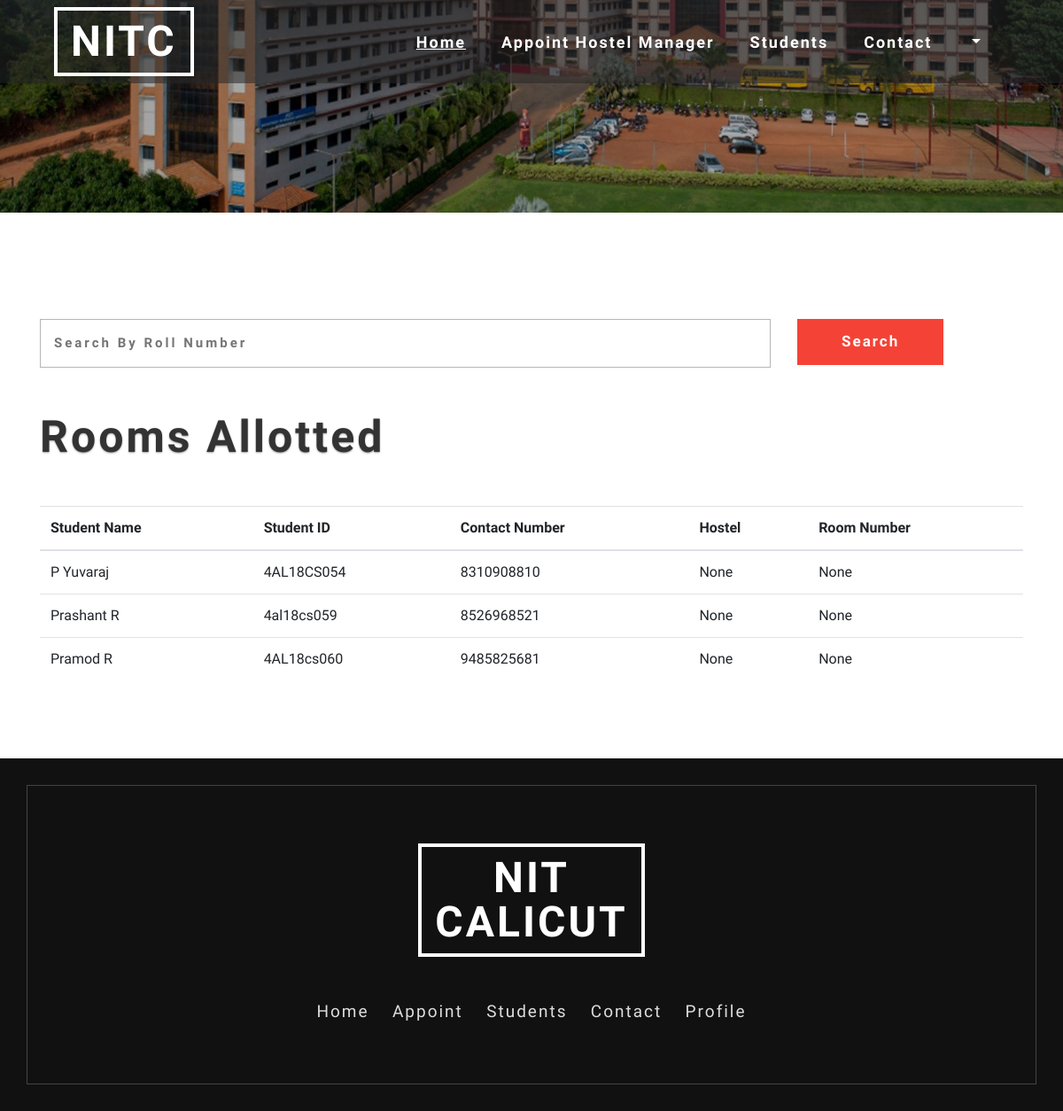
The page /admin/students.php on the database its author committed.
### tables this page shows
CREATE TABLE `student` (
  `Student_id` varchar(255) NOT NULL,
  `Fname` varchar(255) NOT NULL,
  `Lname` varchar(255) NOT NULL,
  `Mob_no` varchar(255) NOT NULL,
  `Dept` varchar(255) NOT NULL,
  `Year_of_study` varchar(255) NOT NULL,
  `Pwd` longtext NOT NULL,
  `Hostel_id` int(10) DEFAULT NULL,
  `Room_id` int(10) DEFAULT NULL
);

### admin/students.php (the view, shortened to what this page needs)
<!DOCTYPE html>
<html lang="en">
<head>
	<link rel="stylesheet" href="../web_home/css_home/bootstrap.css">
	<link rel="stylesheet" href="../web_home/css_home/style.css" type="text/css" media="all" />
	<link rel="stylesheet" href="../web_home/css_home/fontawesome-all.css">
</head>
<body>
<div class="inner-page-banner" id="home">
	<header>
		<div class="container agile-banner_nav">
			<nav class="navbar navbar-expand-lg navbar-light bg-light">
				<h1><a class="navbar-brand" href="admin_home.php">NITC <span class="display"> </span></a></h1>
				<div class="collapse navbar-collapse justify-content-center" id="navbarSupportedContent">
					<ul class="navbar-nav ml-auto">
						<li class="nav-item active">
							<a class="nav-link" href="admin_home.php">Home <span class="sr-only">(current)</span></a>
						</li>
						<li class="nav-item">
							<a class="nav-link" href="create_hm.php">Appoint Hostel Manager</a>
						</li>
						<li class="nav-item">
							<a class="nav-link" href="students.php">Students</a>
						</li>
						<li class="nav-item">
							<a class="nav-link" href="admin_contact.php">Contact</a>
						</li>
			            <li class="dropdown nav-item">
						<a href="#" class="dropdown-toggle nav-link" data-toggle="dropdown"><?php echo $_SESSION['username']; ?>
						</a>
					</li>
					</ul>
				</div>
			</nav>
		</div>
	</header>
</div>
<br><br><br>
<section class="contact py-5">
	<div class="container">
			<div class="mail_grid_w3l">
				<form action="students.php" method="post">
					<div class="row">
					        <div class="col-md-9">
							<input type="text" placeholder="Search by Roll Number" name="search_box">
							</div>
							<div class="col-md-3">
							<input type="submit" value="Search" name="search"></input>
							</div>
					</div>
				</form>
			</div>
	</div>
</section>
<div class="container">
<h2 class="heading text-capitalize mb-sm-5 mb-4"> Rooms Allotted </h2>
<?php
   $query1 = "SELECT * FROM Student";
   $result1 = mysqli_query($conn,$query1);
?>
  <table class="table table-hover">
    <thead>
      <tr>
        <th>Student Name</th>
        <th>Student ID</th>
        <th>Contact Number</th>
        <th>Hostel</th>
        <th>Room Number</th>
      </tr>
    </thead>
    <tbody>
    <?php
      if(mysqli_num_rows($result1)==0){
         echo '<tr><td colspan="4">No Rows Returned</td></tr>';
      }
      else{
      	while($row1 = mysqli_fetch_assoc($result1)){
            $room_id = $row1['Room_id'];
            $HID = $row1['Hostel_id'];
            $query7 = "SELECT * FROM Room WHERE Room_id = '$room_id'";
            $result7 = mysqli_query($conn,$query7);
            $row7 = mysqli_fetch_assoc($result7);
            $room_no = $row7['Room_No'];
            $query99 = "SELECT * FROM Hostel WHERE Hostel_id = '$HID'";
            $result99 = mysqli_query($conn,$query99);
            $row99 = mysqli_fetch_assoc($result99);
            $HNM = $row99['Hostel_name'];
            if (!$HNM) {
              $HNM='None';
            }
            if(!$room_no){
              $room_no='None';
            }
            $student_name = $row1['Fname']." ".$row1['Lname'];
      		echo "<tr><td>{$student_name}</td><td>{$row1['Student_id']}</td><td>{$row1['Mob_no']}</td><td>{$HNM}</td><td>{$room_no}</td></tr>\n";
      	}
      }
    ?>
    </tbody>
  </table>
</div>
<br>
<br>
<br>
<footer class="py-5">
	<div class="container py-md-5">
		<div class="footer-logo mb-5 text-center">
			<a class="navbar-brand" href="http://www.nitc.ac.in/" target="_blank">NIT <span class="display"> CALICUT</span></a>
		</div>
		<div class="footer-grid">
			<div class="list-footer">
				<ul class="footer-nav text-center">
					<li>
						<a href="admin_home.php">Home</a>
					</li>
					<li>
						<a href="create_hm.php">Appoint</a>
					</li>
					<li>
						<a href="students.php">Students</a>
					</li>
					<li>
						<a href="admin_contact.php">Contact</a>
					</li>
					<li>
						<a href="admin_profile.php">Profile</a>
					</li>
				</ul>
			</div>
		</div>
	</div>
</footer>
</body>
</html>

### web_home/css_home/style.css (style rules this page uses)
body { padding:0; margin:0; position:relative; font-family: 'Poiret One', cursive; }
body a { transition:0.5s all; -webkit-transition:0.5s all; -moz-transition:0.5s all; -o-transition:0.5s all; -ms-transition:0.5s all; }
input[type="button"],input[type="submit"],.contact-form input[type="submit"] { transition:0.5s all; -webkit-transition:0.5s all; -moz-transition:0.5s all; -o-transition:0.5s all; -ms-transition:0.5s all; }
h1,h2,h3,h4,h5,h6 { margin:0; }
ul { margin:0; padding:0; }
header { position: absolute; z-index: 9; width: 100%; background: rgba(37, 37, 37, 0.54); }
.bg-light { background-color: transparent !important; }
h1 { font-size: inherit; }
.navbar-nav > li { margin-right: 1.5em; }
.navbar-light .navbar-nav .show > .nav-link, .navbar-light .navbar-nav .active > .nav-link, .navbar-light .navbar-nav .nav-link.show, .navbar-light .navbar-nav .nav-link.active { color: #fff; font-size: 18px; font-weight: 700; letter-spacing: 2px; text-decoration: underline; }
.navbar-light .navbar-nav .nav-link { color: #fff; font-size: 18px; font-weight: 700; letter-spacing: 2px; }
.navbar-light .navbar-brand { color: #fff; font-size: 3em; text-decoration: none; border: 4px solid #fff; text-transform: uppercase; font-weight: 700; margin: 0; text-align: center; letter-spacing: 3px; padding: 10px 15px; line-height: 50px; }
.navbar-brand span { display: block; }
h3.heading,h2.heading { font-size: 50px; font-weight: 700; letter-spacing: 3px; color: #333; text-shadow: 0 1px 2px rgba(0, 0, 0, 0.4); }
footer { background: #111; position: relative; z-index: 1; }
footer:after { position: absolute; content: ''; left: 30px; right: 30px; bottom: 30px; top: 30px; border: 1px solid #444; z-index: -1; }
.footer-logo a.navbar-brand { color: #fff; font-size: 3em; text-decoration: none; border: 4px solid #fff; text-transform: uppercase; font-weight: 700; margin: 0; letter-spacing: 3px; padding: 10px 15px; line-height: 50px; }
.footer-nav li { list-style-type: none; display: inline-block; margin: 0px .7em; border-bottom: 2px solid rgba(226, 222, 222, 0); }
ul.footer-nav li a { color: #ddd; font-size: 19px; letter-spacing: 2px; display: inline-block; }
.inner-page-banner { background: url(../images/1.jpg) no-repeat center; height: 20vw; background-size: cover; }
.mail_grid_w3l input[type="text"], .mail_grid_w3l input[type="email"],.mail_grid_w3l input[type="number"],.mail_grid_w3l input[type="password"], .mail_grid_w3l textarea { outline: none; padding: 15px; font-size: 15px; color: #777; background: none; width: 100%; border: 1px solid #b5b5b5; letter-spacing: 3px; font-weight: bold; text-transform: capitalize; }
.mail_grid_w3l input[type="submit"] { outline: none; padding: 13px 50px; font-size: 17px; color: #fff; font-weight: 600; background: #F44336; border: none; text-transform: capitalize; letter-spacing: 2px; }

### rows shown on the page
student: student_name "P Yuvaraj", Student_id "4AL18CS054", Mob_no "8310908810", HNM "None", room_no "None"
student: student_name "Prashant R", Student_id "4al18cs059", Mob_no "8526968521", HNM "None", room_no "None"
student: student_name "Pramod R", Student_id "4AL18cs060", Mob_no "9485825681", HNM "None", room_no "None"
